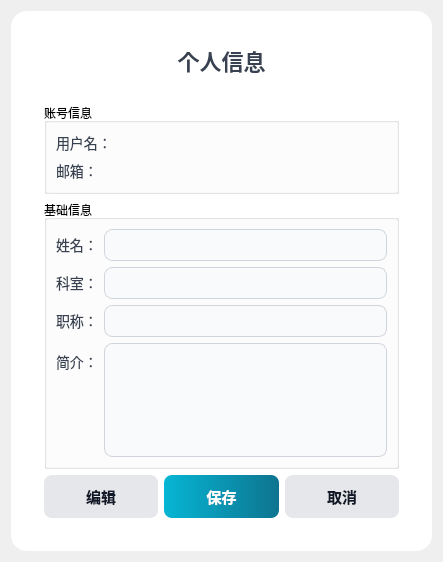
<?xml version="1.0" encoding="UTF-8"?>
<ui version="4.0">
 <class>DoctorPersonalInfoForm</class>
 <widget class="QWidget" name="DoctorPersonalInfoForm">
  <property name="geometry">
   <rect>
    <x>0</x>
    <y>0</y>
    <width>443</width>
    <height>562</height>
   </rect>
  </property>
  <property name="windowTitle">
   <string>个人信息</string>
  </property>
  <layout class="QVBoxLayout" name="verticalLayout">
   <item>
    <spacer name="topSpacer">
     <property name="orientation">
      <enum>Qt::Orientation::Vertical</enum>
     </property>
     <property name="sizeHint" stdset="0">
      <size>
       <width>20</width>
       <height>20</height>
      </size>
     </property>
    </spacer>
   </item>
   <item>
    <widget class="QFrame" name="infoFrame">
     <property name="styleSheet">
      <string notr="true">
        QFrame {
            background: #ffffff;
            border-radius: 16px;
            padding: 24px;
        }
        QLabel {
            font-size: 14px;
            color: #374151;
            background: transparent;
            margin: 0px;
            padding: 0px;
        }
        QLineEdit, QSpinBox, QComboBox {
            border: 1px solid #d1d5db;
            border-radius: 8px;
            padding: 6px;
            font-size: 14px;
            background: #f9fafb;
        }
        QLineEdit:focus, QSpinBox:focus, QComboBox:focus {
            border: 1px solid #3b82f6;
            background: #f9fafb;
        }
        QPushButton {
            border: none;
            border-radius: 8px;
            padding: 10px;
            font-size: 15px;
            font-weight: bold;
        }
        QLineEdit, QTextEdit, QCheckBox {
            color: black;
        }
        QTextEdit {
            border: 1px solid #d1d5db;
            border-radius: 8px;
            padding: 6px;
            font-size: 14px;
            background: #f9fafb;
        }
        QTextEdit:focus {
            border: 1px solid #3b82f6;
            background: #f9fafb;
        }
        #editButton {
            background: #e5e7eb;
            color: #111827;
        }
        #editButton:hover {
            background-color: #d1d5db;
        }
        #saveButton {
            background-color: qlineargradient(x1:0, y1:0, x2:1, y2:0, stop:0 #06b6d4, stop:1 #0e7490); /* cyan gradient */
            color: white;
        }
        #saveButton:hover {
            background-color: #0c4a6e;
        }
        #cancelButton {
            background: #e5e7eb;
            color: #111827;
        }
        #cancelButton:hover {
            background-color: #d1d5db;
        }
      </string>
     </property>
     <layout class="QVBoxLayout" name="frameLayout">
      <item>
       <widget class="QLabel" name="titleLabel">
        <property name="styleSheet">
         <string notr="true">font-size:22px; font-weight:bold; margin-bottom:20px;</string>
        </property>
        <property name="text">
         <string>个人信息</string>
        </property>
        <property name="alignment">
         <set>Qt::AlignmentFlag::AlignCenter</set>
        </property>
       </widget>
      </item>
      <item>
       <widget class="QGroupBox" name="accountGroupBox">
        <property name="title">
         <string>账号信息</string>
        </property>
        <layout class="QFormLayout" name="accountFormLayout">
         <property name="fieldGrowthPolicy">
          <enum>QFormLayout::FieldGrowthPolicy::ExpandingFieldsGrow</enum>
         </property>
         <item row="0" column="0">
          <widget class="QLabel" name="labelUsername">
           <property name="text">
            <string>用户名：</string>
           </property>
          </widget>
         </item>
         <item row="0" column="1">
          <widget class="QLabel" name="usernameEdit">
           <property name="sizePolicy">
            <sizepolicy hsizetype="Expanding" vsizetype="Fixed">
             <horstretch>0</horstretch>
             <verstretch>0</verstretch>
            </sizepolicy>
           </property>
          </widget>
         </item>
         <item row="1" column="0">
          <widget class="QLabel" name="labelEmail">
           <property name="text">
            <string>邮箱：</string>
           </property>
          </widget>
         </item>
         <item row="1" column="1">
          <widget class="QLabel" name="emailEdit">
           <property name="sizePolicy">
            <sizepolicy hsizetype="Expanding" vsizetype="Fixed">
             <horstretch>0</horstretch>
             <verstretch>0</verstretch>
            </sizepolicy>
           </property>
          </widget>
         </item>
        </layout>
       </widget>
      </item>
      <item>
       <widget class="QGroupBox" name="personalGroupBox">
        <property name="title">
         <string>基础信息</string>
        </property>
        <layout class="QFormLayout" name="formLayout">
         <property name="fieldGrowthPolicy">
          <enum>QFormLayout::FieldGrowthPolicy::ExpandingFieldsGrow</enum>
         </property>
         <item row="0" column="0">
          <widget class="QLabel" name="labelName">
           <property name="text">
            <string>姓名：</string>
           </property>
          </widget>
         </item>
         <item row="0" column="1">
          <widget class="QLineEdit" name="nameEdit">
           <property name="sizePolicy">
            <sizepolicy hsizetype="Expanding" vsizetype="Fixed">
             <horstretch>0</horstretch>
             <verstretch>0</verstretch>
            </sizepolicy>
           </property>
          </widget>
         </item>
         <item row="2" column="0">
          <widget class="QLabel" name="labelIdNumber">
           <property name="text">
            <string>职称：</string>
           </property>
          </widget>
         </item>
         <item row="2" column="1">
          <widget class="QLineEdit" name="titleEdit">
           <property name="sizePolicy">
            <sizepolicy hsizetype="Expanding" vsizetype="Fixed">
             <horstretch>0</horstretch>
             <verstretch>0</verstretch>
            </sizepolicy>
           </property>
          </widget>
         </item>
         <item row="3" column="0">
          <widget class="QLabel" name="labelPhoneNumber">
           <property name="text">
            <string>简介：</string>
           </property>
          </widget>
         </item>
         <item row="3" column="1">
          <widget class="QTextEdit" name="descriptionEdit"/>
         </item>
         <item row="1" column="0">
          <widget class="QLabel" name="labelDepartment">
           <property name="text">
            <string>科室：</string>
           </property>
          </widget>
         </item>
         <item row="1" column="1">
          <widget class="QLineEdit" name="departmentEdit"/>
         </item>
        </layout>
       </widget>
      </item>
      <item>
       <layout class="QHBoxLayout" name="buttonLayout">
        <item>
         <widget class="QPushButton" name="editButton">
          <property name="text">
           <string>编辑</string>
          </property>
         </widget>
        </item>
        <item>
         <widget class="QPushButton" name="saveButton">
          <property name="visible">
           <bool>false</bool>
          </property>
          <property name="text">
           <string>保存</string>
          </property>
         </widget>
        </item>
        <item>
         <widget class="QPushButton" name="cancelButton">
          <property name="visible">
           <bool>false</bool>
          </property>
          <property name="text">
           <string>取消</string>
          </property>
         </widget>
        </item>
       </layout>
      </item>
     </layout>
    </widget>
   </item>
   <item>
    <spacer name="bottomSpacer">
     <property name="orientation">
      <enum>Qt::Orientation::Vertical</enum>
     </property>
     <property name="sizeHint" stdset="0">
      <size>
       <width>20</width>
       <height>40</height>
      </size>
     </property>
    </spacer>
   </item>
  </layout>
 </widget>
 <resources/>
 <connections/>
</ui>
